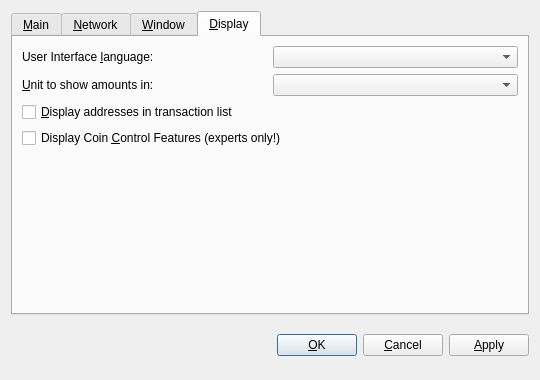
<?xml version="1.0" encoding="UTF-8"?>
<ui version="4.0">
 <class>OptionsDialog</class>
 <widget class="QDialog" name="OptionsDialog">
  <property name="geometry">
   <rect>
    <x>0</x>
    <y>0</y>
    <width>540</width>
    <height>380</height>
   </rect>
  </property>
  <property name="windowTitle">
   <string>Options</string>
  </property>
<!--
  <property name="styleSheet">
   <string notr="true">background-image: url(:/images/background); background-position: center;</string>
  </property>
-->
  <property name="modal">
   <bool>true</bool>
  </property>
  <layout class="QVBoxLayout" name="verticalLayout">
   <item>
    <widget class="QTabWidget" name="tabWidget">
     <property name="tabPosition">
      <enum>QTabWidget::North</enum>
     </property>
     <property name="currentIndex">
      <number>3</number>
     </property>
     <widget class="QWidget" name="tabMain">
      <attribute name="title">
       <string>&amp;Main</string>
      </attribute>
      <layout class="QVBoxLayout" name="verticalLayout_Main">
       <item>
        <widget class="QLabel" name="transactionFeeInfoLabel">
         <property name="text">
          <string>Optional transaction fee per kB that helps make sure your transactions are processed quickly. Most transactions are 1 kB. Fee 0.01 recommended.</string>
         </property>
         <property name="textFormat">
          <enum>Qt::PlainText</enum>
         </property>
         <property name="wordWrap">
          <bool>true</bool>
         </property>
        </widget>
       </item>
       <item>
        <layout class="QHBoxLayout" name="horizontalLayout_Main">
         <item>
          <widget class="QLabel" name="transactionFeeLabel">
           <property name="text">
            <string>Pay transaction &amp;fee</string>
           </property>
           <property name="textFormat">
            <enum>Qt::PlainText</enum>
           </property>
           <property name="buddy">
            <cstring>transactionFee</cstring>
           </property>
          </widget>
         </item>
         <item>
          <widget class="BitcoinAmountField" name="transactionFee"/>
         </item>
         <item>
          <spacer name="horizontalSpacer_Main">
           <property name="orientation">
            <enum>Qt::Horizontal</enum>
           </property>
           <property name="sizeHint" stdset="0">
            <size>
             <width>40</width>
             <height>20</height>
            </size>
           </property>
          </spacer>
         </item>
        </layout>
       </item>
       <item>
        <widget class="QCheckBox" name="bitcoinAtStartup">
         <property name="toolTip">
          <string>Automatically start BitBar after logging in to the system.</string>
         </property>
         <property name="text">
          <string>&amp;Start BitBar on system login</string>
         </property>
        </widget>
       </item>
       <item>
        <widget class="QCheckBox" name="detachDatabases">
         <property name="toolTip">
          <string>Detach block and address databases at shutdown. This means they can be moved to another data directory, but it slows down shutdown. The wallet is always detached.</string>
         </property>
         <property name="text">
          <string>&amp;Detach databases at shutdown</string>
         </property>
        </widget>
       </item>
       <item>
        <spacer name="verticalSpacer_Main">
         <property name="orientation">
          <enum>Qt::Vertical</enum>
         </property>
         <property name="sizeHint" stdset="0">
          <size>
           <width>20</width>
           <height>40</height>
          </size>
         </property>
        </spacer>
       </item>
      </layout>
     </widget>
     <widget class="QWidget" name="tabNetwork">
      <attribute name="title">
       <string>&amp;Network</string>
      </attribute>
      <layout class="QVBoxLayout" name="verticalLayout_Network">
       <item>
        <widget class="QCheckBox" name="mapPortUpnp">
         <property name="toolTip">
          <string>Automatically open the BitBar client port on the router. This only works when your router supports UPnP and it is enabled.</string>
         </property>
         <property name="text">
          <string>Map port using &amp;UPnP</string>
         </property>
        </widget>
       </item>
       <item>
        <widget class="QCheckBox" name="connectSocks">
         <property name="toolTip">
          <string>Connect to the BitBar network through a SOCKS proxy (e.g. when connecting through Tor).</string>
         </property>
         <property name="text">
          <string>&amp;Connect through SOCKS proxy:</string>
         </property>
        </widget>
       </item>
       <item>
        <layout class="QHBoxLayout" name="horizontalLayout_Network">
         <item>
          <widget class="QLabel" name="proxyIpLabel">
           <property name="text">
            <string>Proxy &amp;IP:</string>
           </property>
           <property name="textFormat">
            <enum>Qt::PlainText</enum>
           </property>
           <property name="buddy">
            <cstring>proxyIp</cstring>
           </property>
          </widget>
         </item>
         <item>
          <widget class="QValidatedLineEdit" name="proxyIp">
           <property name="maximumSize">
            <size>
             <width>140</width>
             <height>16777215</height>
            </size>
           </property>
           <property name="toolTip">
            <string>IP address of the proxy (e.g. 127.0.0.1)</string>
           </property>
          </widget>
         </item>
         <item>
          <widget class="QLabel" name="proxyPortLabel">
           <property name="text">
            <string>&amp;Port:</string>
           </property>
           <property name="textFormat">
            <enum>Qt::PlainText</enum>
           </property>
           <property name="buddy">
            <cstring>proxyPort</cstring>
           </property>
          </widget>
         </item>
         <item>
          <widget class="QLineEdit" name="proxyPort">
           <property name="maximumSize">
            <size>
             <width>55</width>
             <height>16777215</height>
            </size>
           </property>
           <property name="toolTip">
            <string>Port of the proxy (e.g. 9050)</string>
           </property>
          </widget>
         </item>
         <item>
          <widget class="QLabel" name="socksVersionLabel">
           <property name="text">
            <string>SOCKS &amp;Version:</string>
           </property>
           <property name="textFormat">
            <enum>Qt::PlainText</enum>
           </property>
           <property name="buddy">
            <cstring>socksVersion</cstring>
           </property>
          </widget>
         </item>
         <item>
          <widget class="QValueComboBox" name="socksVersion">
           <property name="toolTip">
            <string>SOCKS version of the proxy (e.g. 5)</string>
           </property>
          </widget>
         </item>
         <item>
          <spacer name="horizontalSpacer_Network">
           <property name="orientation">
            <enum>Qt::Horizontal</enum>
           </property>
           <property name="sizeHint" stdset="0">
            <size>
             <width>40</width>
             <height>20</height>
            </size>
           </property>
          </spacer>
         </item>
        </layout>
       </item>
       <item>
        <spacer name="verticalSpacer_Network">
         <property name="orientation">
          <enum>Qt::Vertical</enum>
         </property>
         <property name="sizeHint" stdset="0">
          <size>
           <width>20</width>
           <height>40</height>
          </size>
         </property>
        </spacer>
       </item>
      </layout>
     </widget>
     <widget class="QWidget" name="tabWindow">
      <attribute name="title">
       <string>&amp;Window</string>
      </attribute>
      <layout class="QVBoxLayout" name="verticalLayout_Window">
       <item>
        <widget class="QCheckBox" name="minimizeToTray">
         <property name="toolTip">
          <string>Show only a tray icon after minimizing the window.</string>
         </property>
         <property name="text">
          <string>&amp;Minimize to the tray instead of the taskbar</string>
         </property>
        </widget>
       </item>
       <item>
        <widget class="QCheckBox" name="minimizeOnClose">
         <property name="toolTip">
          <string>Minimize instead of exit the application when the window is closed. When this option is enabled, the application will be closed only after selecting Quit in the menu.</string>
         </property>
         <property name="text">
          <string>M&amp;inimize on close</string>
         </property>
        </widget>
       </item>
       <item>
        <spacer name="verticalSpacer_Window">
         <property name="orientation">
          <enum>Qt::Vertical</enum>
         </property>
         <property name="sizeHint" stdset="0">
          <size>
           <width>20</width>
           <height>40</height>
          </size>
         </property>
        </spacer>
       </item>
      </layout>
     </widget>
     <widget class="QWidget" name="tabDisplay">
      <attribute name="title">
       <string>&amp;Display</string>
      </attribute>
      <layout class="QVBoxLayout" name="verticalLayout_2">
       <item>
        <layout class="QHBoxLayout" name="horizontalLayout_1_Display">
         <item>
          <widget class="QLabel" name="langLabel">
           <property name="text">
            <string>User Interface &amp;language:</string>
           </property>
           <property name="textFormat">
            <enum>Qt::PlainText</enum>
           </property>
           <property name="buddy">
            <cstring>lang</cstring>
           </property>
          </widget>
         </item>
         <item>
          <widget class="QValueComboBox" name="lang">
           <property name="toolTip">
            <string>The user interface language can be set here. This setting will take effect after restarting BitBar.</string>
           </property>
          </widget>
         </item>
        </layout>
       </item>
       <item>
        <layout class="QHBoxLayout" name="horizontalLayout_2_Display">
         <item>
          <widget class="QLabel" name="unitLabel">
           <property name="text">
            <string>&amp;Unit to show amounts in:</string>
           </property>
           <property name="textFormat">
            <enum>Qt::PlainText</enum>
           </property>
           <property name="buddy">
            <cstring>unit</cstring>
           </property>
          </widget>
         </item>
         <item>
          <widget class="QValueComboBox" name="unit">
           <property name="toolTip">
            <string>Choose the default subdivision unit to show in the interface and when sending coins.</string>
           </property>
          </widget>
         </item>
        </layout>
       </item>
       <item>
        <widget class="QCheckBox" name="displayAddresses">
         <property name="toolTip">
          <string>Whether to show BitBar addresses in the transaction list or not.</string>
         </property>
         <property name="text">
          <string>&amp;Display addresses in transaction list</string>
         </property>
        </widget>
       </item>
       <item>
        <widget class="QCheckBox" name="coinControlFeatures">
         <property name="toolTip">
          <string>Whether to show coin control features or not.</string>
         </property>
         <property name="text">
          <string>Display Coin &amp;Control Features (experts only!)</string>
         </property>
        </widget>
       </item>
       <item>
        <spacer name="verticalSpacer_Display">
         <property name="orientation">
          <enum>Qt::Vertical</enum>
         </property>
         <property name="sizeType">
          <enum>QSizePolicy::Expanding</enum>
         </property>
         <property name="sizeHint" stdset="0">
          <size>
           <width>20</width>
           <height>40</height>
          </size>
         </property>
        </spacer>
       </item>
      </layout>
     </widget>
    </widget>
   </item>
   <item>
    <layout class="QHBoxLayout" name="horizontalLayout_Buttons">
     <item>
      <spacer name="horizontalSpacer_1">
       <property name="orientation">
        <enum>Qt::Horizontal</enum>
       </property>
       <property name="sizeHint" stdset="0">
        <size>
         <width>40</width>
         <height>48</height>
        </size>
       </property>
      </spacer>
     </item>
     <item>
      <widget class="QLabel" name="statusLabel">
       <property name="font">
        <font>
         <weight>75</weight>
         <bold>true</bold>
        </font>
       </property>
       <property name="text">
        <string/>
       </property>
       <property name="textFormat">
        <enum>Qt::PlainText</enum>
       </property>
       <property name="wordWrap">
        <bool>true</bool>
       </property>
      </widget>
     </item>
     <item>
      <spacer name="horizontalSpacer_2">
       <property name="orientation">
        <enum>Qt::Horizontal</enum>
       </property>
       <property name="sizeHint" stdset="0">
        <size>
         <width>40</width>
         <height>48</height>
        </size>
       </property>
      </spacer>
     </item>
     <item>
      <widget class="QPushButton" name="okButton">
       <property name="text">
        <string>&amp;OK</string>
       </property>
      </widget>
     </item>
     <item>
      <widget class="QPushButton" name="cancelButton">
       <property name="text">
        <string>&amp;Cancel</string>
       </property>
       <property name="autoDefault">
        <bool>false</bool>
       </property>
      </widget>
     </item>
     <item>
      <widget class="QPushButton" name="applyButton">
       <property name="text">
        <string>&amp;Apply</string>
       </property>
       <property name="autoDefault">
        <bool>false</bool>
       </property>
      </widget>
     </item>
    </layout>
   </item>
  </layout>
 </widget>
 <customwidgets>
  <customwidget>
   <class>BitcoinAmountField</class>
   <extends>QSpinBox</extends>
   <header>bitcoinamountfield.h</header>
  </customwidget>
  <customwidget>
   <class>QValueComboBox</class>
   <extends>QComboBox</extends>
   <header>qvaluecombobox.h</header>
  </customwidget>
  <customwidget>
   <class>QValidatedLineEdit</class>
   <extends>QLineEdit</extends>
   <header>qvalidatedlineedit.h</header>
  </customwidget>
 </customwidgets>
 <resources/>
 <connections/>
</ui>
